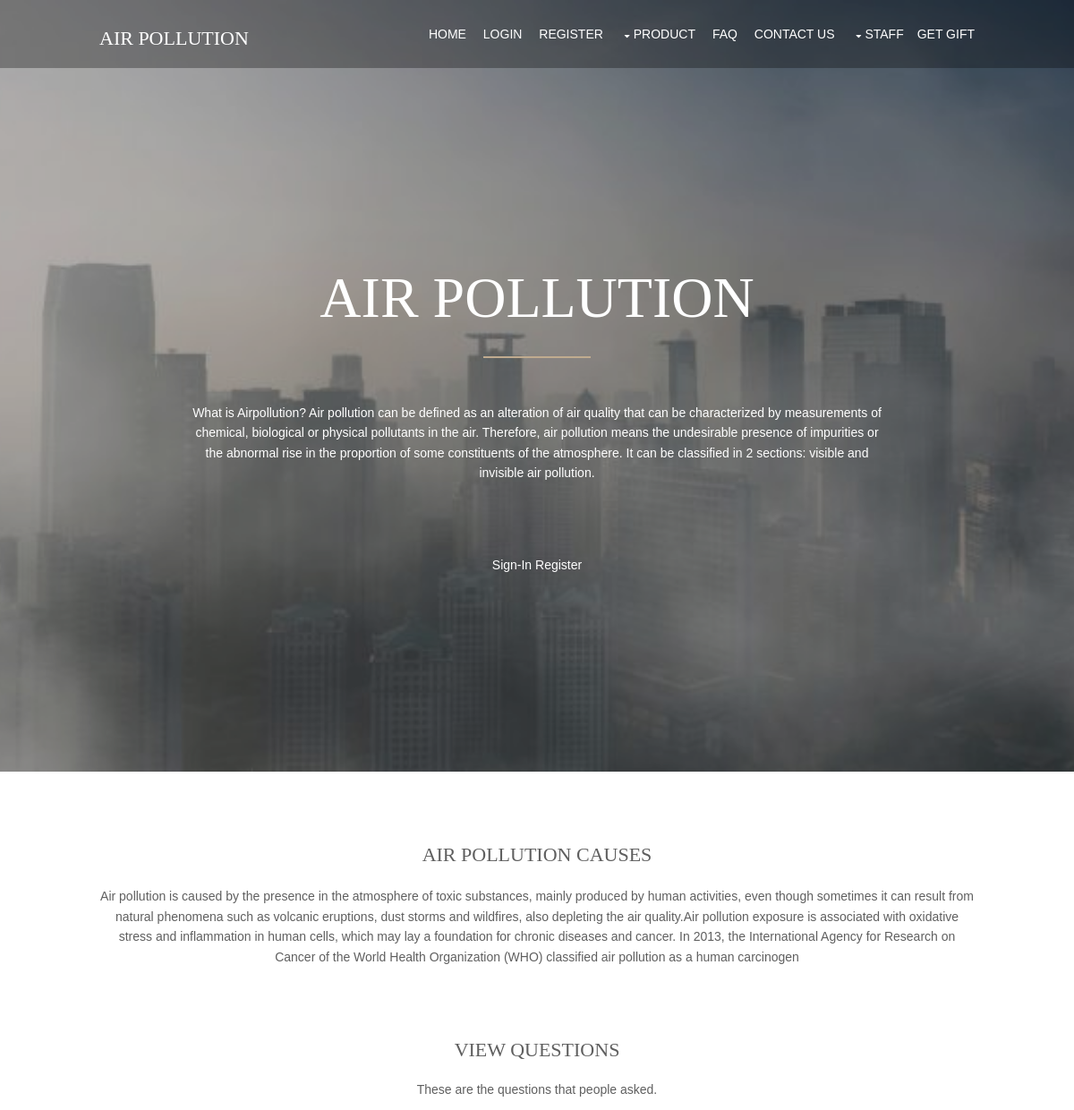
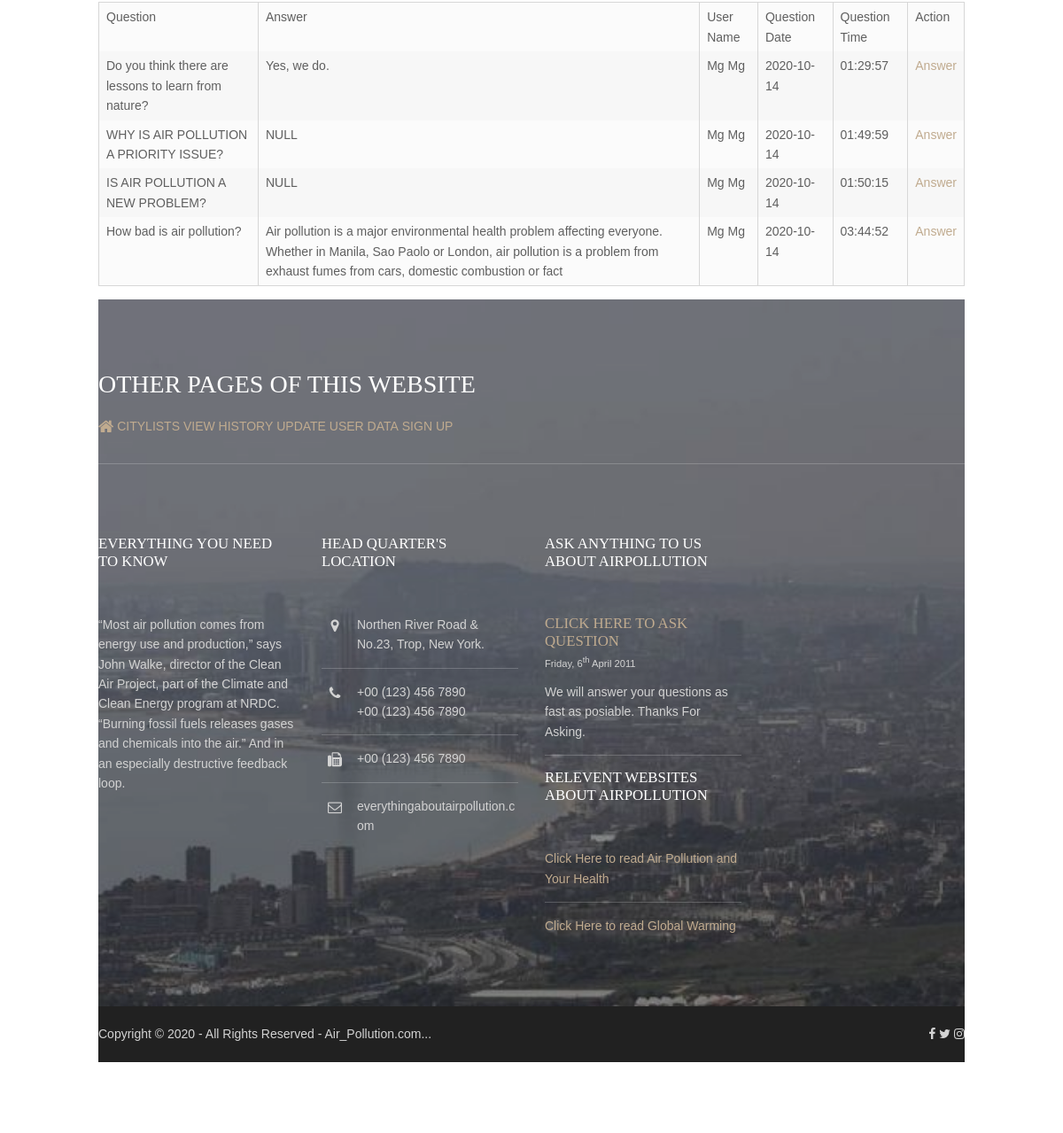
The app's page /Program/Air_Pollution/Pages/viewquestion.php (signed in) with its own data (2 pictures, top to bottom).
### tables this page shows
CREATE TABLE `contact_us_tbl` (
  `ContactUsID` int(11) NOT NULL,
  `Questions` varchar(200) NOT NULL,
  `Answer` varchar(200) NOT NULL,
  `UserID` int(11) NOT NULL,
  `QuestionDate` date NOT NULL,
  `QuestionTime` time NOT NULL
);

CREATE TABLE `user` (
  `UserID` int(11) NOT NULL,
  `FullName` varchar(40) NOT NULL,
  `Email` varchar(40) NOT NULL,
  `Password` varchar(255) NOT NULL,
  `DOB` date NOT NULL,
  `Address` varchar(100) NOT NULL,
  `PostCode` varchar(15) NOT NULL,
  `FreeKit` varchar(100) NOT NULL
);

### Program/Air_Pollution/Pages/viewquestion.php (the view, shortened to what this page needs)
<?php
include ('Header.php');
$connection=mysqli_connect("localhost","root","","Air_Pullution");
 ?>
 <!DOCTYPE html>
 <html>
 <head>
 </head>
 <body>
<!DOCTYPE html>
<html>
<head>
</head>
<body>
<h2 align="center">View Questions</h2>
     <p align="center">These are the questions that people asked.</p>
<table border="1">
    <tr>
        <td>Question</td>
        <td>Answer</td>
        <td>User Name</td>
        <td>Question Date</td>
        <td>Question Time</td>
        <td>Action</td>
    </tr>
    <?php
    $select="SELECT c.*,u.* from contact_us_tbl c,User u where c.UserID = u.UserID";
    $result=mysqli_query($connection,$select);
    if ($result) {
        $count=mysqli_num_rows($result);
        for ($i=0; $i < $count ; $i++) {
            $arr=mysqli_fetch_array($result);
            echo "<tr>";
            echo "<td>".$arr['Questions']."</td>";
            echo "<td>".$arr['Answer']."</td>";
            echo "<td>".$arr['FullName']."</td>";
            echo "<td>".$arr['QuestionDate']."</td>";
            echo "<td>".$arr['QuestionTime']."</td>";
            echo "<td><a href='Answer.php? QID=".$arr['ContactUsID']."'>Answer</a></td>";
            echo  "</tr>";
            }
    }
    else
        {
          mysqli_error ($connection);
        }
?>
</table>
</body>
</html>
 </body>
 </html>
 <?php include ('Footer.php');?>

### Program/Air_Pollution/Pages/layout/styles/layout.css (style rules this page uses)
*, *::before, *::after { transition:all .3s ease-in-out; }
table, th, td { border:1px solid; border-collapse:collapse; vertical-align:top; }
table, th { table-layout:auto; }
table { width:100%; margin-bottom:15px; }
th, td { padding:5px 8px; }
td { border-width:0 1px; }
body { color:#D3D3D3; background-color:#212121; }
a { color:#C0AB8F; }
table, th, td, #comments .avatar, #comments input, #comments textarea { border-color:#D7D7D7; }
tr, #comments li, #comments input[type="submit"], #comments input[type="reset"] { color:inherit; background-color:#FBFBFB; }
tr:nth-child(even), #comments li:nth-child(even) { color:inherit; background-color:#F7F7F7; }
table a, #comments a { background-color:inherit; }

### Program/Air_Pollution/Pages/layout/styles/framework.css (style rules this page uses)
html { overflow-y:scroll; overflow-x:hidden; }
html, body { margin:0; padding:0; font-size:14px; line-height:1.6em; }
*, *::before, *::after { box-sizing:border-box; }
a { outline:none; text-decoration:none; }
body, input, textarea, select { font-family:Verdana, Geneva, sans-serif; }
h1, h2, h3, h4, h5, h6, .heading { font-family:Georgia, "Times New Roman", Times, serif; }
h1, h2, h3, h4, h5, h6, .heading { margin:0 0 20px 0; font-size:22px; line-height:normal; font-weight:normal; text-transform:uppercase; }

### records on screen
contact_us_tbl: Questions "Do you think there are lessons to learn from nature?", Answer "Yes, we do.", UserID.FullName "Mg Mg", QuestionDate "2020-10-14", QuestionTime "01:29:57"
contact_us_tbl: Questions "WHY IS AIR POLLUTION A PRIORITY ISSUE?", Answer "NULL", UserID.FullName "Mg Mg", QuestionDate "2020-10-14", QuestionTime "01:49:59"
contact_us_tbl: Questions "IS AIR POLLUTION A NEW PROBLEM?", Answer "NULL", UserID.FullName "Mg Mg", QuestionDate "2020-10-14", QuestionTime "01:50:15"
contact_us_tbl: Questions "How bad is air pollution?", Answer "Air pollution is a major environmental health problem affecting everyone. Whether in Manila, Sao Paolo or London, air pollution is a problem from exhaust fumes from cars, domestic combustion or fact", UserID.FullName "Mg Mg", QuestionDate "2020-10-14", QuestionTime "03:44:52"
